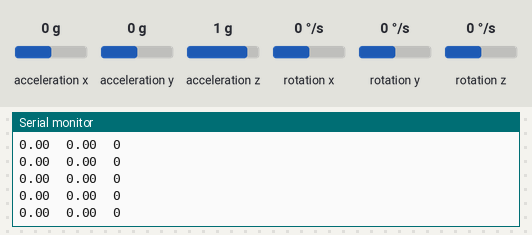
A sketch run on a simulated Arduino Uno, built with avr-gcc and run on an emulated ATmega328P. On the bench: the last lines printed to the serial monitor. Wiring (inferred from the names in the program): MPU-6050 motion sensor at I2C address 0x68. The inputs (shaded band) are chosen by the test bench; at power-on: rotation z 0 °/s, acceleration x 0 g, acceleration y 0 g, acceleration z 1 g, rotation x 0 °/s, rotation y 0 °/s.

Above: at 4.7 s.
4.8 s: rotation z set to 7 °/s
At 5.9 s:
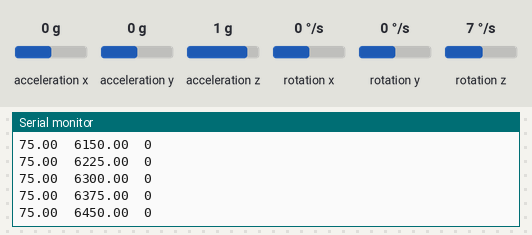
6.3 s: rotation z set to 10 °/s
At 7.3 s:
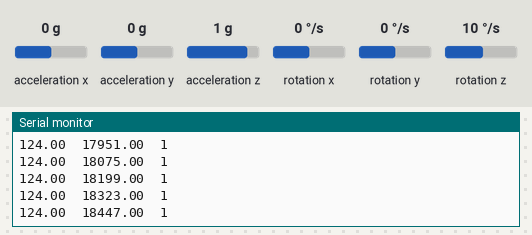
Timing chart, 0 to 9.3 s (numbered marks = the images above; inputs shaded):
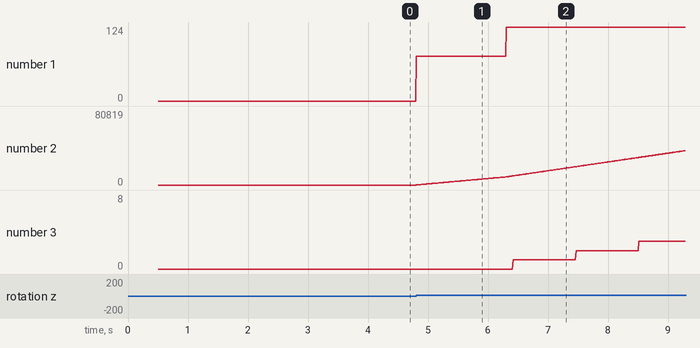

Measured:
- after the input at 4.8 s, the serial monitor: prints a new line at once (image 1)
- plotted number 1: 0 → 75 after the input at 4.8 s
- plotted number 2: 0 → 8775 after the input at 4.8 s

The sketch:

MPU6050_test.ino
```cpp
#include<Wire.h>

#define GYRO_NOT_SENSE_OFFSET 40

const int MPU_addr=0x68;  // I2C address of the MPU-6050
int16_t AcX,AcY,AcZ,Tmp,GyX,GyY,GyZ;
void setup(){
  Wire.begin();
  Wire.beginTransmission(MPU_addr);
  Wire.write(0x6B);  // PWR_MGMT_1 register
  Wire.write(0);     // set to zero (wakes up the MPU-6050)
  Wire.endTransmission(true);

  // Configure gyroscope range to ±2000 deg/s
  Wire.beginTransmission(MPU_addr);
  Wire.write(0x1B);  // GYRO_CONFIG register
  Wire.write(0x18);  // set gyroscope range to ±2000 deg/s (11 on bits 4 and 3)
  Wire.endTransmission(true);

  Serial.begin(115200);
  delay(500);
}

double sum_gyz = 0;

void loop(){
  Wire.beginTransmission(MPU_addr);
  Wire.write(0x3B);  // starting with register 0x3B (ACCEL_XOUT_H)
  Wire.endTransmission(false);
  Wire.requestFrom(MPU_addr,14,true);  // request a total of 14 registers
  AcX=Wire.read()<<8|Wire.read();  // 0x3B (ACCEL_XOUT_H) & 0x3C (ACCEL_XOUT_L)
  AcY=Wire.read()<<8|Wire.read();  // 0x3D (ACCEL_YOUT_H) & 0x3E (ACCEL_YOUT_L)
  AcZ=Wire.read()<<8|Wire.read();  // 0x3F (ACCEL_ZOUT_H) & 0x40 (ACCEL_ZOUT_L)
  Tmp=Wire.read()<<8|Wire.read();  // 0x41 (TEMP_OUT_H) & 0x42 (TEMP_OUT_L)
  GyX=Wire.read()<<8|Wire.read();  // 0x43 (GYRO_XOUT_H) & 0x44 (GYRO_XOUT_L)
  GyY=Wire.read()<<8|Wire.read();  // 0x45 (GYRO_YOUT_H) & 0x46 (GYRO_YOUT_L)
  GyZ=Wire.read()<<8|Wire.read();  // 0x47 (GYRO_ZOUT_H) & 0x48 (GYRO_ZOUT_L)
  // Serial.print("AcX = "); Serial.print(AcX);
  // Serial.print("\tAcY = "); Serial.print(AcY);
  // Serial.print("\tAcZ = "); Serial.print(AcZ);
  // Serial.print("\tTmp = "); Serial.print(Tmp/340.00+36.53);  //equation for temperature in degrees C from datasheet
  // Serial.print("\tGyX = "); Serial.print(GyX);
  // Serial.print("\tGyY = "); Serial.print(GyY);
  // Serial.print("\tGyZ = "); Serial.println(GyZ);
  double gyz_double = GyZ;
  if (abs(gyz_double) < GYRO_NOT_SENSE_OFFSET) {
    gyz_double = 0;
  } else if (gyz_double >= GYRO_NOT_SENSE_OFFSET) {
    gyz_double -= GYRO_NOT_SENSE_OFFSET;
  } else if (gyz_double <= -GYRO_NOT_SENSE_OFFSET) {
    gyz_double += GYRO_NOT_SENSE_OFFSET;
  }
  sum_gyz += gyz_double;
  int handle = sum_gyz / 10000;
  Serial.print(gyz_double);
  Serial.print('\t');
  Serial.print(sum_gyz);
  Serial.print('\t');
  Serial.println(handle);
  delay(10);
}
```
